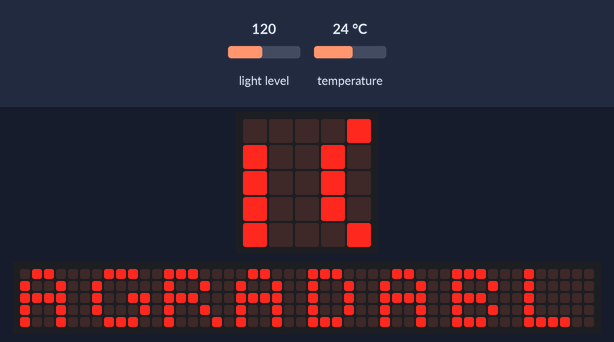
Simulated run of this program. Board: BBC micro:bit (MakeCode). On the bench: the board's 5×5 LED display, a strip that is not on the board, showing the scrolling text unrolled. The test bench sets the inputs (shaded band); at power-on: light level 120, temperature 24 °C. The 48×5 strip is a reading aid, not a part: it shows the text the display is scrolling, unrolled, one strip-width of it at a time.

Above: at 1.27 s.
1.3 s: light level set to 104
10.5 s: light level set to 97
At 18.11 s:
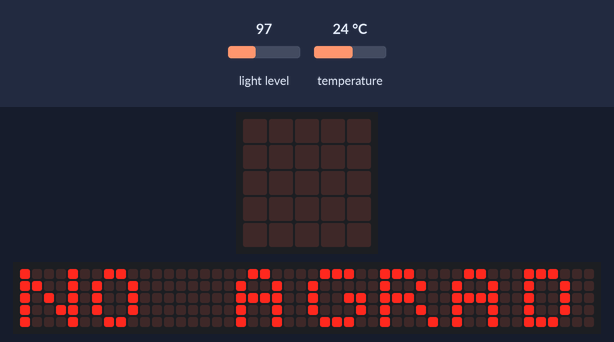
19.9 s: light level set to 103
At 29.83 s:
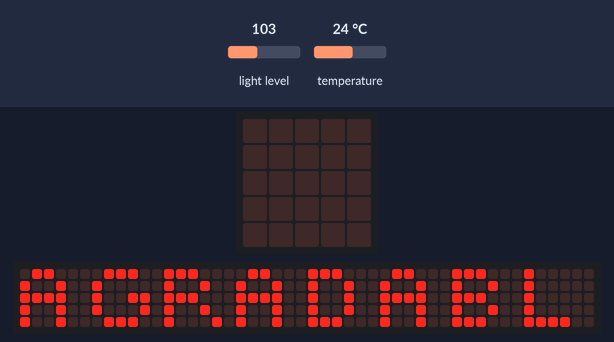
31.2 s: light level set to 5
At 39.0 s:
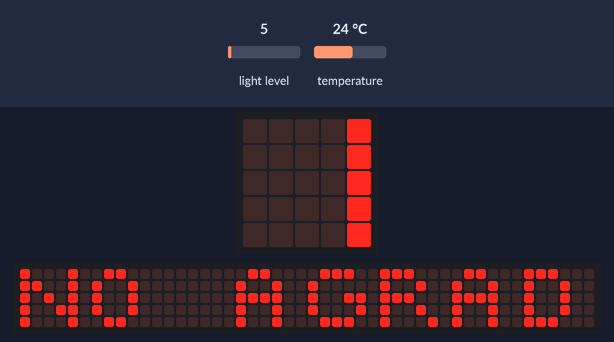

Measured:
- the behaviour switches between 100 and 99 on light level (found by bisection; images 0 and 1)
- after the input at 10.5 s, the display: first differs from a run without the input after 7.5 s (image 1)
- after the input at 19.9 s, the display: first differs from a run without the input after 9.9 s (image 2)
- after the input at 31.2 s, the display: first differs from a run without the input after 7.6 s (image 3 shows a later state)

The program:

main.ts
```typescript
let Luz = 0
let T = 0
basic.forever(function () {
    Luz = input.lightLevel()
    T = input.temperature()
    if (T >= 20 && T <= 30 && (Luz >= 100 && Luz <= 120)) {
        basic.showString("AGRADABLE")
    } else {
        basic.showString("NO AGRADABLE")
    }
})
```

test.ts
```typescript
// aquí va el archivo "tests"; esto no se compilará cuando este paquete se utilice como una extensión.
```
